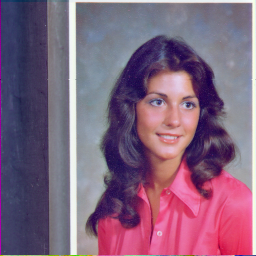
#> input picture misc/4.1.04.tiff, 256 x 256 px, found by its file name
$ jupyter execute --allow-errors 'Arithmetic and Logical Operations, Blending, Transitioning, Merging and Splitting, Negative of Image.ipynb'
#> lines starting #> are read from the running program, lines starting #| are printed output that depends on the picture
[cell 1]
import cv2
import matplotlib.pyplot as plt
path = "C:\\Users\\rangr\\Desktop\\Image Processing\\misc\\"
img1p = path + "4.1.04.tiff"
img2p = path + "4.1.05.tiff"
img1 = cv2.imread(img1p)
#> img1 is the input picture: shape (256, 256, 3); mean B, G, R 125.2, 99.3, 129.2
img2 = cv2.imread(img2p)
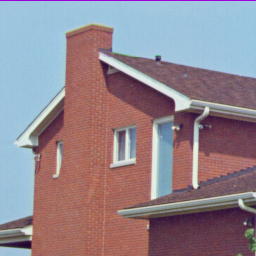
#> input picture misc/4.1.05.tiff, 256 x 256 px, found by its file name
#> img2 is the input picture: shape (256, 256, 3); mean B, G, R 142, 133, 146.6

img1 = cv2.cvtColor(img1, cv2.COLOR_BGR2RGB)
img2 = cv2.cvtColor(img2, cv2.COLOR_BGR2RGB)

titles = ['img1', 'img2', 'add', 'sub' , 'mul', 'div']
add = img1 + img2
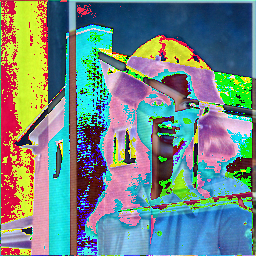
#> add: shape (256, 256, 3); mean R, G, B 113, 135.7, 133.4
sub = img2 - img1
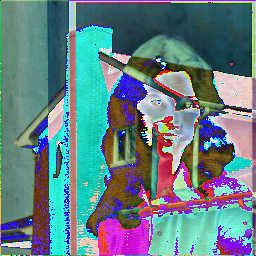
#> sub: shape (256, 256, 3); mean R, G, B 100.7, 127.5, 134.1
multiply = img1 * img2
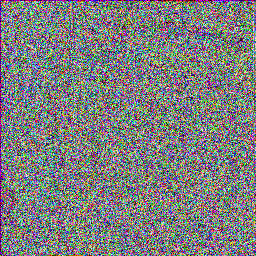
#> multiply: shape (256, 256, 3); mean R, G, B 125.2, 126.4, 126.7
divide = img1/img2
#> divide: shape (256, 256, 3) float64; 0.13% of the values are NaN or infinite; the others: min 0, max 18.67, mean 1
images = [img1, img2, add, sub, multiply, divide]

for i in range(6):
    plt.subplot(1,6,i+1)
    plt.imshow(images[i])
    plt.title(titles[i])
    plt.xticks([])
    plt.yticks([])
plt.show()
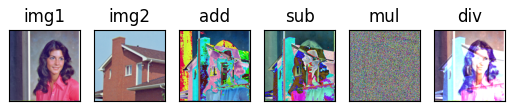
#> figure drawn by matplotlib, 6 panels

# Blending

[cell 2]
import cv2
import matplotlib.pyplot as plt
path = "C:\\Users\\rangr\\Desktop\\Image Processing\\misc\\"
img1p = path + "4.1.04.tiff"
img2p = path + "4.1.05.tiff"
img1 = cv2.imread(img1p)
img2 = cv2.imread(img2p)

img1 = cv2.cvtColor(img1, cv2.COLOR_BGR2RGB)
img2 = cv2.cvtColor(img2, cv2.COLOR_BGR2RGB)

alpha = 0.5
beta = 0.5 #aplha +beta = 1
gamma = 0
blend = cv2.addWeighted(img1, alpha, img2, beta, gamma) # blend = img1*alpha + img2*beta + gamma
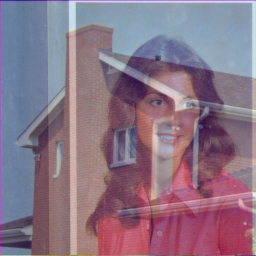
#> blend: shape (256, 256, 3); mean R, G, B 137.9, 116.1, 133.6
titles = ['img1', 'img2', 'blend']
images = [img1, img2, blend]

for i in range(3):
    plt.subplot(1,3,i+1)
    plt.imshow(images[i])
    plt.title(titles[i])
    plt.xticks([])
    plt.yticks([])
plt.show()

# Transition

[cell 3]
import cv2
import matplotlib.pyplot as plt
import numpy as np
import time
path = "C:\\Users\\rangr\\Desktop\\Image Processing\\misc\\"
img1p = path + "4.1.04.tiff"
img2p = path + "4.1.05.tiff"
img1 = cv2.imread(img1p)
img2 = cv2.imread(img2p)

for i in np.linspace(0,1,20):
    alpha = i
    beta = 1 - alpha
    transition = cv2.addWeighted(img1, alpha, img2, beta, 0)
    cv2.imshow('Transition',transition)
    time.sleep(0.1)
    if cv2.waitKey(1) == 27:
        break
#> this loop made 1 pass; (key Esc is pressed on pass 1)

cv2.destroyAllWindows()

# Merging and Splitting

[cell 4]
import cv2
import matplotlib.pyplot as plt
path = "C:\\Users\\rangr\\Desktop\\Image Processing\\misc\\"
img1p = path + "4.1.04.tiff"
img1 = cv2.imread(img1p)

img1 = cv2.cvtColor(img1, cv2.COLOR_BGR2RGB)

r,g,b = cv2.split(img1)
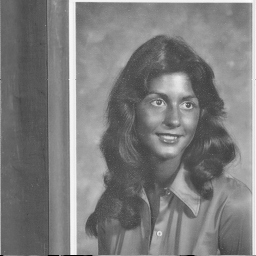
#> b: shape (256, 256); min 0, max 251, mean 125.2
titles = ['img1', 'red' , 'blue', 'green']

images = [cv2.merge((r,g,b)), r , g, b]
cmapl = ['Spectral', 'Reds', 'Blues', 'Greens']

for i in range(4):
    plt.subplot(1,4,i+1)
    plt.imshow(images[i], cmap = cmapl[i])
    plt.title(titles[i])
    plt.xticks([])
    plt.yticks([])
plt.show()

# Negative

[cell 5]
import cv2
import matplotlib.pyplot as plt
path = "C:\\Users\\rangr\\Desktop\\Image Processing\\misc\\"
img1p = path + "4.1.04.tiff"
img = cv2.imread(img1p)

img1 = cv2.cvtColor(img, cv2.COLOR_BGR2RGB)
img2 = abs(255-img1)
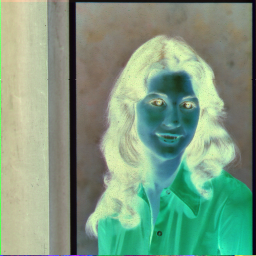
#> img2: shape (256, 256, 3); mean R, G, B 125.8, 155.7, 129.8
img3 = cv2.cvtColor(img, cv2.COLOR_BGR2GRAY)
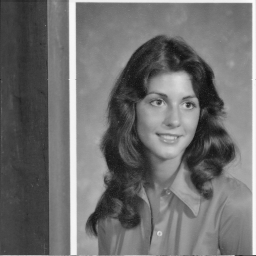
#> img3: shape (256, 256); min 14, max 250, mean 111.2
img4 = abs(255-img3)
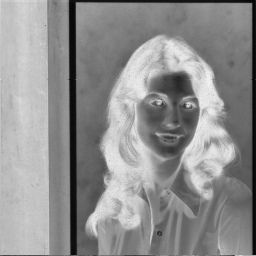
#> img4: shape (256, 256); min 5, max 241, mean 143.8


titles = ['Color', 'Gray', 'Color-negative' ,'Gray-negative']

images = [img1,img3,img2,img4]
cmapl = ['Spectral', 'gray', 'Spectral', 'gray']

for i in range(4):
    plt.subplot(2,2,i+1)
    plt.imshow(images[i], cmap = cmapl[i])
    plt.title(titles[i])
    plt.xticks([])
    plt.yticks([])
plt.show()
